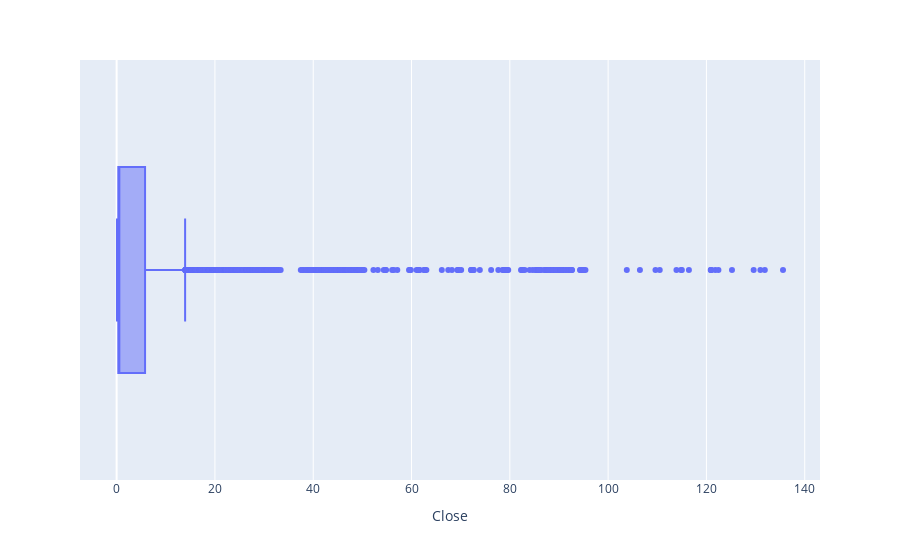

This figure's notebook cell:
### Code cell
new_data = df[df["Close"].isin(outliers)]
px.box(df, x="Close")

### Figure 1 — Plotly figure (JSON) as saved in the notebook; plotly's stock layout.template omitted (floating-point values rounded to 4 significant figures; data arrays with more than 128 entries replaced by an {"elided": "..."} marker saying what was removed)
{"data": [{"alignmentgroup": "True", "hovertemplate": "Close=%{x}<extra></extra>", "legendgroup": "", "marker": {"color": "#636efa"}, "name": "", "notched": false, "offsetgroup": "", "orientation": "h", "showlegend": false, "type": "box", "x": {"elided": "5150 float values"}, "x0": " ", "xaxis": "x", "y0": " ", "yaxis": "y"}], "layout": {"boxmode": "group", "legend": {"tracegroupgap": 0}, "margin": {"t": 60}, "xaxis": {"anchor": "y", "domain": [0, 1], "title": {"text": "Close"}}, "yaxis": {"anchor": "x", "domain": [0, 1]}}}
